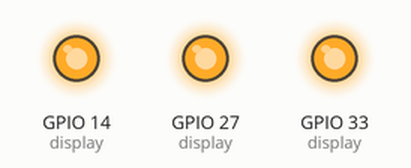
Simulated run of this program. Board: ESP32 board running MicroPython. Shown: output pins drawn as LEDs (lit = HIGH). Library files of the repository ran but are not shown: ili9341.py; pins used as bus, display or sensor lines are not drawn. At 0.2 s the program stops and its outputs stay as they are.

Above: at 0.2 s.
Timing chart, 0 to 1.7 s (numbered marks = the images above):
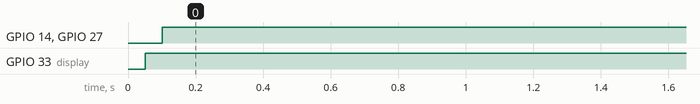

Measured:
- by itself, GPIO 14 (display), GPIO 27 (display): LOW → HIGH at 0.10 s
- by itself, GPIO 33 (display): LOW → HIGH at 0.05 s

The program:

ugame.py
```python
"""
A helper module that initializes the display and buttons for the uGame
game console. See https://hackaday.io/project/27629-game
"""

from machine import SPI, I2C, Pin
import ili9341


K_X = 0x20
K_DOWN = 0x02
K_LEFT = 0x04
K_RIGHT = 0x08
K_UP = 0x01
K_O = 0x10
K_SELECT = 0x40
K_START = 0x80


class Audio:
    def __init__(self):
        pass

    def play(self, audio_file):
        pass

    def stop(self):
        pass

    def mute(self, value=True):
        pass


class Buttons:
    def __init__(self, i2c, address=0x08):
        self._i2c = i2c
        self._address = address

    def get_pressed(self):
        return self._i2c.readfrom(self._address, 1)[0] ^ 0xff


spi = SPI(2, baudrate=40000000, sck=Pin(18), mosi=Pin(23))
display = ili9341.Display(spi, Pin(27, Pin.OUT), Pin(14, Pin.OUT),
                          Pin(33, Pin.OUT))
lite = Pin(32, Pin.OUT)
lite(1)
i2c = I2C(sda=Pin(21), scl=Pin(22))
buttons = Buttons(i2c)
audio = Audio()
```
